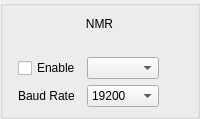
      <widget class="QGroupBox" name="groupBox_6">
       <property name="enabled">
        <bool>true</bool>
       </property>
       <property name="title">
        <string/>
       </property>
       <layout class="QGridLayout" name="gridLayout_8">
        <property name="bottomMargin">
         <number>9</number>
        </property>
        <item row="2" column="0">
         <layout class="QGridLayout" name="gridLayout_7">
          <item row="0" column="2">
           <widget class="QLabel" name="nmr_led_la">
            <property name="enabled">
             <bool>false</bool>
            </property>
            <property name="sizePolicy">
             <sizepolicy hsizetype="Fixed" vsizetype="Fixed">
              <horstretch>0</horstretch>
              <verstretch>0</verstretch>
             </sizepolicy>
            </property>
            <property name="minimumSize">
             <size>
              <width>16</width>
              <height>16</height>
             </size>
            </property>
            <property name="maximumSize">
             <size>
              <width>16</width>
              <height>16</height>
             </size>
            </property>
            <property name="text">
             <string/>
            </property>
            <property name="pixmap">
             <pixmap>../../resources/img/green_light.png</pixmap>
            </property>
            <property name="scaledContents">
             <bool>true</bool>
            </property>
            <property name="alignment">
             <set>Qt::AlignCenter</set>
            </property>
           </widget>
          </item>
          <item row="0" column="0">
           <widget class="QCheckBox" name="nmr_enable_chb">
            <property name="sizePolicy">
             <sizepolicy hsizetype="Maximum" vsizetype="Preferred">
              <horstretch>0</horstretch>
              <verstretch>0</verstretch>
             </sizepolicy>
            </property>
            <property name="text">
             <string>Enable</string>
            </property>
           </widget>
          </item>
          <item row="0" column="1">
           <widget class="QComboBox" name="nmr_port_cmb">
            <property name="sizePolicy">
             <sizepolicy hsizetype="Maximum" vsizetype="Preferred">
              <horstretch>0</horstretch>
              <verstretch>0</verstretch>
             </sizepolicy>
            </property>
           </widget>
          </item>
          <item row="1" column="0">
           <widget class="QLabel" name="label_14">
            <property name="sizePolicy">
             <sizepolicy hsizetype="Maximum" vsizetype="Preferred">
              <horstretch>0</horstretch>
              <verstretch>0</verstretch>
             </sizepolicy>
            </property>
            <property name="text">
             <string>Baud Rate</string>
            </property>
           </widget>
          </item>
          <item row="1" column="1">
           <widget class="QComboBox" name="nmr_baudrate_cmb">
            <property name="sizePolicy">
             <sizepolicy hsizetype="Preferred" vsizetype="Preferred">
              <horstretch>0</horstretch>
              <verstretch>0</verstretch>
             </sizepolicy>
            </property>
            <property name="currentIndex">
             <number>6</number>
            </property>
            <item>
             <property name="text">
              <string>300</string>
             </property>
            </item>
            <item>
             <property name="text">
              <string>600</string>
             </property>
            </item>
            <item>
             <property name="text">
              <string>1200</string>
             </property>
            </item>
            <item>
             <property name="text">
              <string>2400</string>
             </property>
            </item>
            <item>
             <property name="text">
              <string>4800</string>
             </property>
            </item>
            <item>
             <property name="text">
              <string>9600</string>
             </property>
            </item>
            <item>
             <property name="text">
              <string>19200</string>
             </property>
            </item>
           </widget>
          </item>
         </layout>
        </item>
        <item row="1" column="0">
         <layout class="QHBoxLayout" name="horizontalLayout_5">
          <item alignment="Qt::AlignHCenter|Qt::AlignVCenter">
           <widget class="QLabel" name="label_12">
            <property name="sizePolicy">
             <sizepolicy hsizetype="Fixed" vsizetype="Fixed">
              <horstretch>0</horstretch>
              <verstretch>0</verstretch>
             </sizepolicy>
            </property>
            <property name="text">
             <string/>
            </property>
            <property name="pixmap">
             <pixmap>../../resources/img/nmr.png</pixmap>
            </property>
            <property name="scaledContents">
             <bool>true</bool>
            </property>
           </widget>
          </item>
         </layout>
        </item>
        <item row="0" column="0">
         <widget class="QLabel" name="label_8">
          <property name="text">
           <string>NMR</string>
          </property>
          <property name="alignment">
           <set>Qt::AlignCenter</set>
          </property>
         </widget>
        </item>
       </layout>
      </widget>
